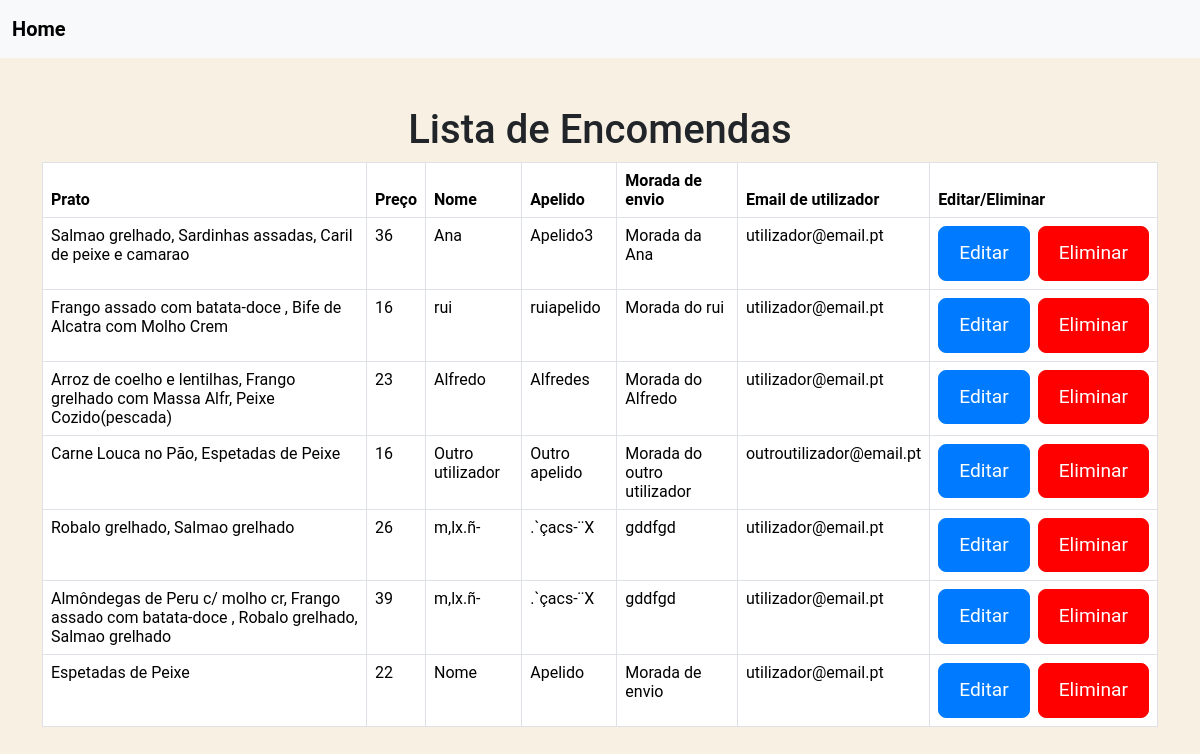
/area_admin/encomendas_admin.php, run on the app's committed database.
### tables this page shows
CREATE TABLE `encomendas` (
  `encomendaID` int(3) NOT NULL,
  `nome` varchar(30) NOT NULL,
  `apelido` varchar(30) NOT NULL,
  `data_nascimento` date NOT NULL,
  `morada_envio` varchar(100) NOT NULL,
  `preco_total_encomenda` int(5) NOT NULL,
  `email` varchar(40) NOT NULL,
  `nome_produto` varchar(255) DEFAULT NULL
);

### area_admin/encomendas_admin.php (the view, shortened to what this page needs)
<?php
include_once('../Login_logout/config.php');
$query = "SELECT * FROM encomendas";
$result = mysqli_query($conexao, $query);
?>
<html>
    <head>
        <link rel="stylesheet" href="https://cdn.jsdelivr.net/npm/bootstrap@5.3.2/dist/css/bootstrap.min.css">
        <link rel="stylesheet" href="index.css">
    </head>
    <body >
        <nav class="navbar navbar-expand-lg navbar-light bg-light">
            <div class="container-fluid">
                <a class="navbar-brand" href="../area_admin/admin.php"><strong>Home</strong></a>
            </div>
        </nav>
        <div class="container mt-5">
            <div class="row">
                <div class="col text-center">
                    <h1>Lista de Encomendas</h1>
                    <table class="table table-bordered">
                        <thead>
                            <tr>
                                <th scope="col">Prato</th>
                                <th scope="col">Preço</th>
                                <th scope="col">Nome</th>
                                <th scope="col">Apelido</th>
                                <th scope="col">Morada de envio</th>
                                <th scope="col">Email de utilizador</th>
                                <th scope="col">Editar/Eliminar</th>
                            </tr>
                        </thead>
                        <tbody>
    <?php
    while ($user_data = mysqli_fetch_assoc($result)) {
        echo "<tr>";
        echo "<td>" . htmlspecialchars($user_data['nome_produto']) . "</td>";
        echo "<td>" . htmlspecialchars($user_data['preco_total_encomenda']) . "</td>";
        echo "<td>" . htmlspecialchars($user_data['nome']) . "</td>";
        echo "<td>" . htmlspecialchars($user_data['apelido']) . "</td>";
        echo "<td>" . htmlspecialchars($user_data['morada_envio']) . "</td>";
        echo "<td>" . htmlspecialchars($user_data['email']) . "</td>";
        echo "<td>
                <div class='d-flex'>
                    <a class='btn btn-primary me-2' href='editar_encomenda.php?id=" . htmlspecialchars($user_data['encomendaID']) . "'>Editar</a>
                    <a class='btn btn-danger' href='eliminar_encomenda.php?id=" . htmlspecialchars($user_data['encomendaID']) . "'>Eliminar</a>
                </div>
              </td>";
        echo "</tr>";
    }
    ?>
</tbody>
                    </table>
                </div>
            </div>
        </div>
    </body>
</html>

### css/index.css (style rules this page uses)
body { background-color: #f8f0e3; font-family: 'Roboto', sans-serif; font-size: 1rem; line-height: 1.6; }
.container { margin-bottom: 40px; }
.btn-primary { background-color: #007bff; border-color: #007bff; padding: 12px 20px; font-size: 1.2rem; border-radius: 8px; }
.btn-danger { background-color: red; border-color: red; padding: 12px 20px; font-size: 1.2rem; border-radius: 8px; }

### area_admin/encomendas_admin.php (style rules this page uses)
body { background-color: #f8f0e3 }

### data on the page
encomendas: nome_produto "Salmao grelhado, Sardinhas assadas, Caril de peixe e camarao", preco_total_encomenda "36", nome "Ana", apelido "Apelido3", morada_envio "Morada da Ana", email "utilizador@email.pt"
encomendas: nome_produto "Frango assado com batata-doce , Bife de Alcatra com Molho Crem", preco_total_encomenda "16", nome "rui", apelido "ruiapelido", morada_envio "Morada do rui", email "utilizador@email.pt"
encomendas: nome_produto "Arroz de coelho e lentilhas, Frango grelhado com Massa Alfr, Peixe Cozido(pescada)", preco_total_encomenda "23", nome "Alfredo", apelido "Alfredes", morada_envio "Morada do Alfredo", email "utilizador@email.pt"
encomendas: nome_produto "Carne Louca no Pão, Espetadas de Peixe", preco_total_encomenda "16", nome "Outro utilizador", apelido "Outro apelido", morada_envio "Morada do outro utilizador", email "outroutilizador@email.pt"
encomendas: nome_produto "Robalo grelhado, Salmao grelhado", preco_total_encomenda "26", nome "m,lx.ñ-", apelido ".`çacs-¨X", morada_envio "gddfgd", email "utilizador@email.pt"
encomendas: nome_produto "Almôndegas de Peru c/ molho cr, Frango assado com batata-doce , Robalo grelhado, Salmao grelhado", preco_total_encomenda "39", nome "m,lx.ñ-", apelido ".`çacs-¨X", morada_envio "gddfgd", email "utilizador@email.pt"
encomendas: nome_produto "Espetadas de Peixe", preco_total_encomenda "22", nome "Nome", apelido "Apelido", morada_envio "Morada de envio", email "utilizador@email.pt"
